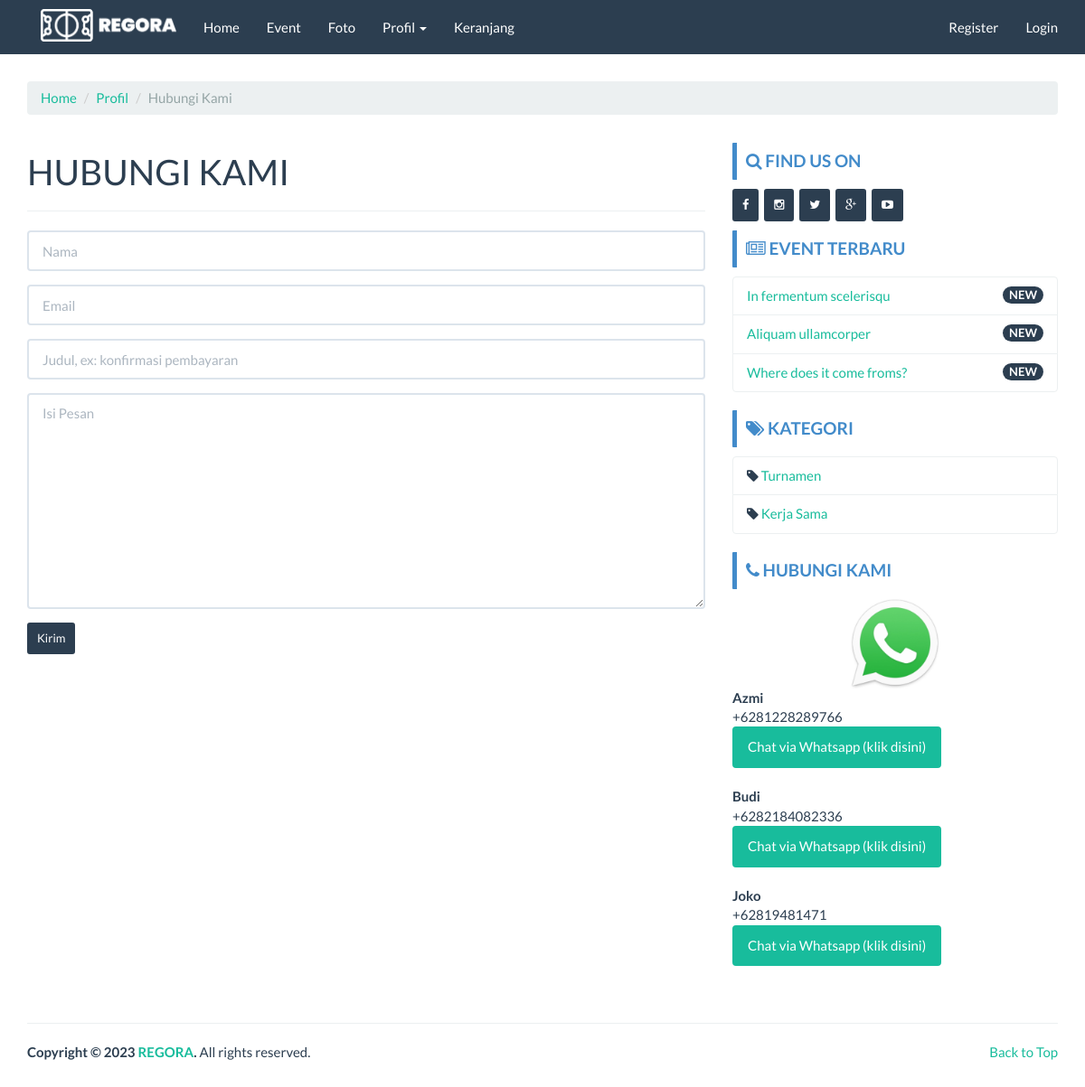
/index.php/page/contact, run on an earlier commit of the app's database.
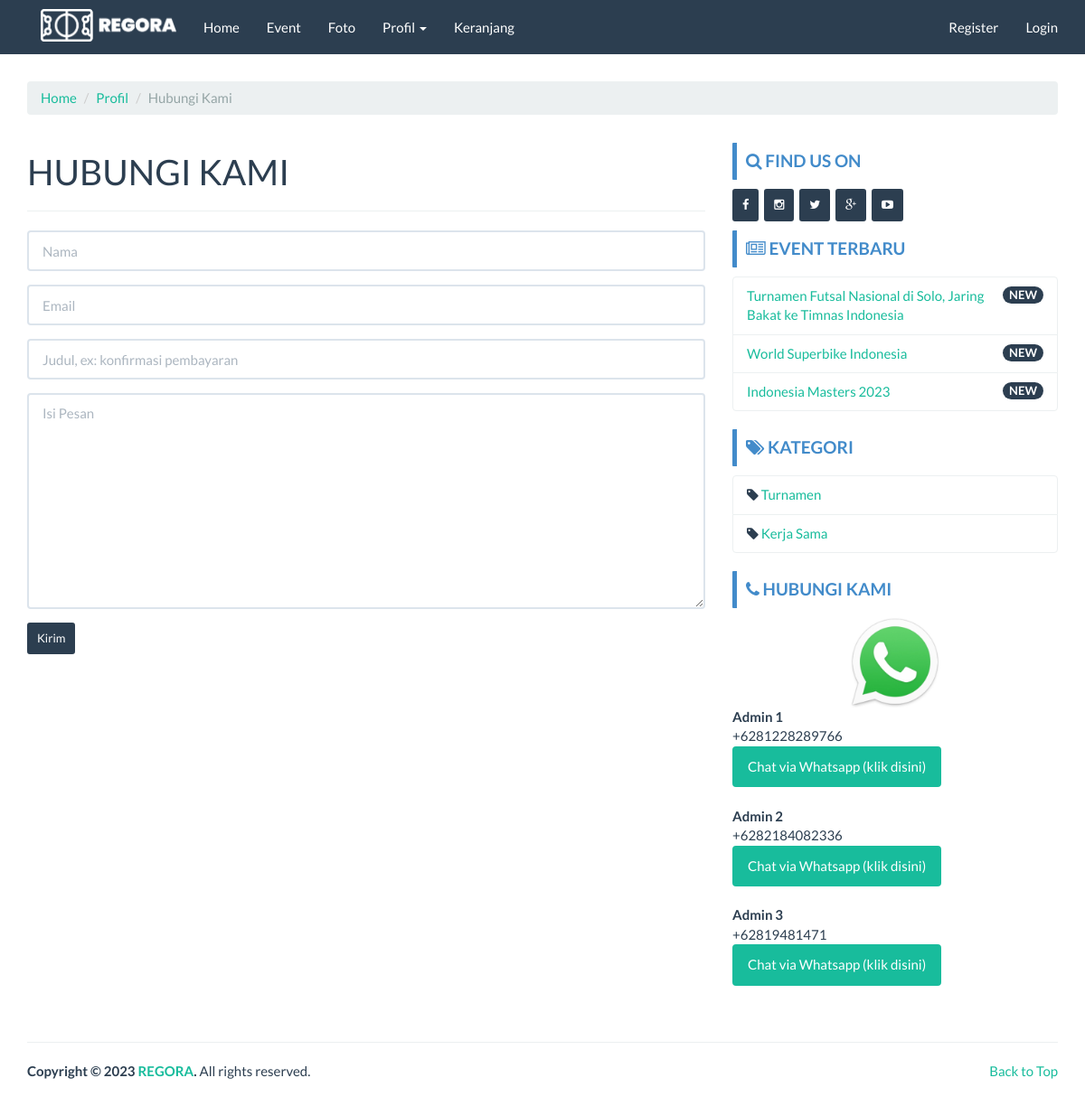
And on a later commit of the database.
### tables this page shows
CREATE TABLE `event` (
  `id_event` int(11) NOT NULL,
  `nama_event` varchar(100) NOT NULL,
  `slug_event` varchar(100) DEFAULT NULL,
  `deskripsi` text DEFAULT NULL,
  `kategori` int(11) DEFAULT NULL,
  `foto` text DEFAULT NULL,
  `foto_type` char(10) DEFAULT NULL,
  `created_at` datetime NOT NULL DEFAULT current_timestamp(),
  `created_by` char(50) NOT NULL,
  `modified_at` datetime DEFAULT NULL ON UPDATE current_timestamp(),
  `modified_by` char(50) NOT NULL
);

CREATE TABLE `kategori` (
  `id_kategori` int(11) NOT NULL,
  `nama_kategori` varchar(20) NOT NULL,
  `slug_kat` varchar(20) NOT NULL,
  `created_by` char(50) NOT NULL,
  `created_at` datetime NOT NULL DEFAULT current_timestamp(),
  `modified_by` char(50) NOT NULL,
  `modified_at` datetime DEFAULT NULL ON UPDATE current_timestamp()
);

CREATE TABLE `kontak` (
  `id_kontak` int(11) NOT NULL,
  `nama_kontak` char(50) NOT NULL,
  `nohp` char(50) NOT NULL,
  `created_by` char(50) NOT NULL,
  `created_at` datetime NOT NULL DEFAULT current_timestamp(),
  `modified_by` char(50) NOT NULL,
  `modified_at` datetime DEFAULT NULL ON UPDATE current_timestamp()
);

### application/controllers/Page.php (called while the page is built, shortened)
<?php
class Page extends CI_Controller {
	function __construct()
  {
		$this->load->model('Company_model');
		$this->load->model('Event_model');
		$this->load->model('Foto_model');
		$this->load->model('Kategori_model');
		$this->load->model('Kontak_model');
		$this->data['company_data'] 	= $this->Company_model->get_by_company();
		$this->data['event_sidebar'] 			= $this->Event_model->get_all_sidebar();
		$this->data['kategori_sidebar'] 	= $this->Kategori_model->get_all();
		$this->data['kontak_sidebar'] 		= $this->Kontak_model->get_all();
		$this->data['kontak'] 				= $this->Kontak_model->get_all();
  }
	public function contact()
	{
		$this->data['title'] 							= 'Contact';
		$this->data['name'] = array(
      'name'  => 'name',
      'id'    => 'name',
      'class' => 'form-control',
			'placeholder'    => 'Nama',
      'value' => $this->form_validation->set_value('name'),
    );
		$this->data['email'] = array(
      'name'  => 'email',
      'id'    => 'email',
      'class' => 'form-control',
			'placeholder'    => 'Email',
      'value' => $this->form_validation->set_value('email'),
    );
		$this->data['subject'] = array(
      'name'  => 'subject',
      'id'    => 'subject',
      'class' => 'form-control',
			'placeholder'    => 'Judul, ex: konfirmasi pembayaran',
      'value' => $this->form_validation->set_value('subject'),
    );
		$this->data['message'] = array(
      'name'  => 'message',
      'id'    => 'message',
      'class' => 'form-control',
			'placeholder'    => 'Isi Pesan',
      'value' => $this->form_validation->set_value('message'),
    );
		$this->load->view('front/page/contact', $this->data);
	}
}

### index.php (called while the page is built, shortened)
<?php
require_once BASEPATH.'core/CodeIgniter.php';

### application/models/Event_model.php (called while the page is built, shortened)
<?php  if ( ! defined('BASEPATH')) exit('No direct script access allowed');
class Event_model extends CI_Model
{
  public $table = 'event';
  public $id    = 'id_event';
  public $order = 'DESC';
  function get_all_sidebar()
  {
    $this->db->limit(3);
    $this->db->order_by($this->id, $this->order);
    return $this->db->get($this->table)->result();
  }
}

### application/models/Kategori_model.php (called while the page is built, shortened)
<?php  if ( ! defined('BASEPATH')) exit('No direct script access allowed');
class Kategori_model extends CI_Model
{
  public $table = 'kategori';
  function get_all()
  {
    return $this->db->get($this->table)->result();
  }
}

### application/models/Kontak_model.php (called while the page is built, shortened)
<?php  if ( ! defined('BASEPATH')) exit('No direct script access allowed');
class Kontak_model extends CI_Model
{
  public $table = 'kontak';
  function get_all()
  {
    return $this->db->get($this->table)->result();
  }
}

### application/views/front/modul/mod_cs.php (the view)
<div class="bs-callout bs-callout-primary"><h4><i class="fa fa-phone"></i> Hubungi Kami</h4></div>
<ul class="list-group">
  <div align="center"><img src="<?php echo base_url('assets/images/wa.jpg') ?>" width="100px"></div>
  <?php foreach($kontak_sidebar as $kontak){?>
    <b><?php echo $kontak->nama_kontak ?></b><br>
    +<?php echo $kontak->nohp ?><br>
    <a href="https://api.whatsapp.com/send?phone=+<?php echo $kontak->nohp ?>&text=Hi%20Gan,%20Saya%20mau%20booking%20lapangan">
      <button class="btn btn-success" type="submit" name="button">Chat via Whatsapp (klik disini)</button>
    </a><br><br>
  <?php } ?>
</ul>

### application/views/front/modul/mod_event.php
<div class="bs-callout bs-callout-primary mt-3">
  <h4><i class="fa fa-newspaper-o"></i> Event Terbaru</h4>
</div>
<ul class="list-group">
  <?php
  foreach ($event_sidebar as $event_sidebar) {
  ?>
    <li class="list-group-item">
      <span class="badge">NEW</span>
      <?php echo anchor('event/read/' . $event_sidebar->slug_event . '', '' . $event_sidebar->nama_event . '') ?>
    </li>
  <?php } ?>
</ul>

### application/views/front/modul/mod_kategori.php (shortened to what this page needs)
<div class="bs-callout bs-callout-primary"><h4><i class="fa fa-tags"></i> Kategori</h4></div>
<ul class="list-group">
  <?php
  foreach ($kategori_sidebar as $kategori_sidebar)
  {
  ?>
  <li class="list-group-item">
    <i class="fa fa-tag"></i> <?php echo anchor('event/kategori/'.$kategori_sidebar->slug_kat.'',''.$kategori_sidebar->nama_kategori.'') ?>
  </li>
  <?php } ?>
</ul>

What changed in the data, as far as the page shows it:
removed event: slug_event+nama_event "In fermentum scelerisqu"
removed event: slug_event+nama_event "Aliquam ullamcorper"
removed event: slug_event+nama_event "Where does it come froms?"
added event: slug_event+nama_event "Turnamen Futsal Nasional di Solo, Jaring Bakat ke Timnas Indonesia"
added event: slug_event+nama_event "World Superbike Indonesia"
added event: slug_event+nama_event "Indonesia Masters 2023"
changed kontak: nama_kontak "Azmi" → "Admin 1"
changed kontak: nama_kontak "Budi" → "Admin 2"
changed kontak: nama_kontak "Joko" → "Admin 3"
